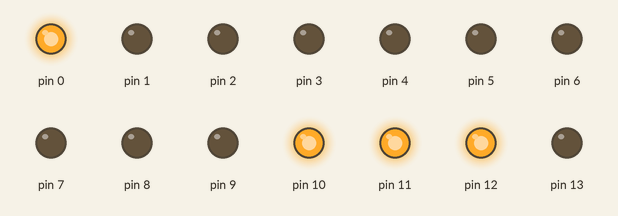
Recording of a sketch running on a simulated Arduino Uno, built with avr-gcc and run on an emulated ATmega328P. On the bench: output pins drawn as LEDs (lit = HIGH).

Above: at 0.2 s.
At 2.2 s:
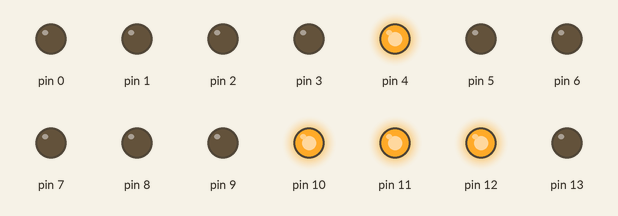
At 4.2 s:
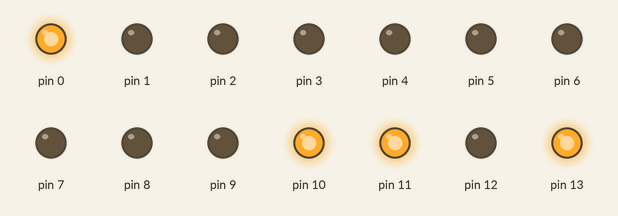
At 8.7 s:
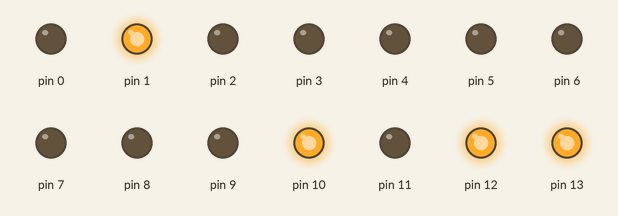
At 13.2 s:
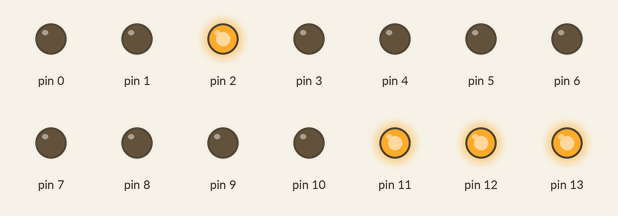
At 17.7 s:
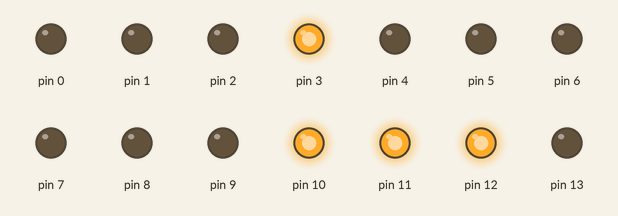
Timing chart, 0 to 18.4 s (numbered marks = the images above):
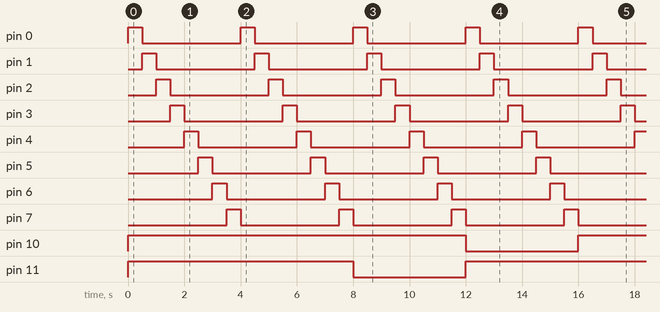

The sketch:

BalconyMeter.ino
```cpp
byte mSeg7[] = {
   0b01111111
};

void setup()  {
   for (int i =0; i <= 13; i++){
      pinMode(i, OUTPUT);
   }
   //Serial.begin(9600);
}

void loop()  {
   for (int j = 13; j > 9; j--) {
      digitalWrite(13, HIGH);
      digitalWrite(12, HIGH);
      digitalWrite(11, HIGH);
      digitalWrite(10, HIGH);

      digitalWrite(j, LOW);

      for (int i = 0; i < 8; i++){
         PORTD = 0x00;
         digitalWrite(i, HIGH);
         delay(500);
      }
   }
}
```

Measured:
- by itself, pin 0–7: alternates HIGH for 0.50 s and LOW for 3.5 s
- by itself, pin 10, pin 13: alternates HIGH for 12.0 s and LOW for 4.0 s
- by itself, pin 11: goes HIGH 8.0 s, LOW 4.0 s, HIGH 12.0 s, LOW 4.0 s, then HIGH
- by itself, pin 12: repeats every 16.0 s: LOW 4.0 s, HIGH 12.0 s
